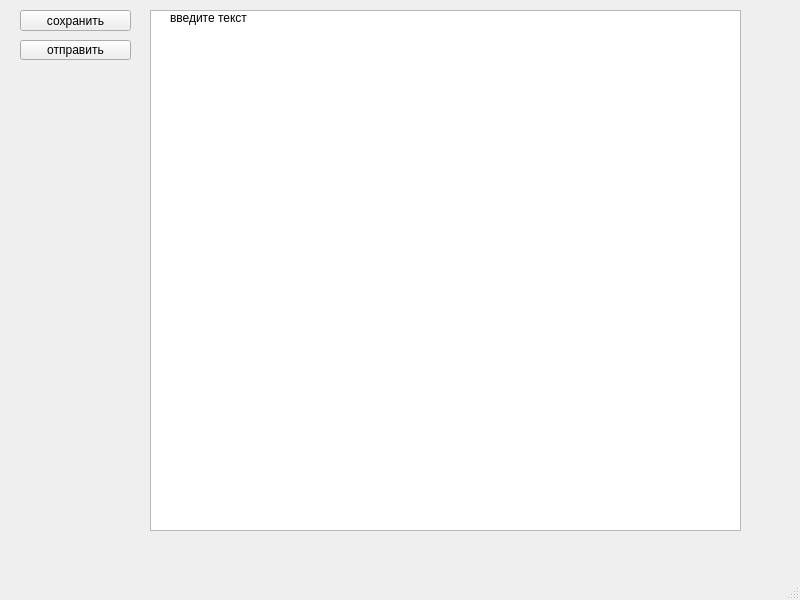
<?xml version="1.0" encoding="UTF-8"?>
<ui version="4.0">
 <class>MainWindow</class>
 <widget class="QMainWindow" name="MainWindow">
  <property name="geometry">
   <rect>
    <x>0</x>
    <y>0</y>
    <width>800</width>
    <height>600</height>
   </rect>
  </property>
  <property name="windowTitle">
   <string>MainWindow</string>
  </property>
  <widget class="QWidget" name="centralwidget">
   <widget class="QTextEdit" name="CodeConsole">
    <property name="geometry">
     <rect>
      <x>150</x>
      <y>10</y>
      <width>591</width>
      <height>521</height>
     </rect>
    </property>
   </widget>
   <widget class="QPushButton" name="savebutton">
    <property name="geometry">
     <rect>
      <x>20</x>
      <y>10</y>
      <width>111</width>
      <height>21</height>
     </rect>
    </property>
    <property name="styleSheet">
     <string notr="true">button-color:(0, 85, 0);
font: 500 italic 11pt &quot;Source Code Pro&quot;;</string>
    </property>
    <property name="text">
     <string>сохранить</string>
    </property>
   </widget>
   <widget class="QPushButton" name="shareitbutton">
    <property name="geometry">
     <rect>
      <x>20</x>
      <y>40</y>
      <width>111</width>
      <height>20</height>
     </rect>
    </property>
    <property name="styleSheet">
     <string notr="true">button-color:rgb(1, 85, 0)</string>
    </property>
    <property name="text">
     <string>отправить</string>
    </property>
   </widget>
   <widget class="QLabel" name="label">
    <property name="geometry">
     <rect>
      <x>170</x>
      <y>10</y>
      <width>121</width>
      <height>16</height>
     </rect>
    </property>
    <property name="styleSheet">
     <string notr="true">font: 500 italic 11pt &quot;Source Code Pro&quot;;
font-color: greenrgb(100, 85, 55);</string>
    </property>
    <property name="text">
     <string>введите текст</string>
    </property>
   </widget>
  </widget>
  <widget class="QMenuBar" name="menubar">
   <property name="geometry">
    <rect>
     <x>0</x>
     <y>0</y>
     <width>800</width>
     <height>21</height>
    </rect>
   </property>
  </widget>
  <widget class="QStatusBar" name="statusbar"/>
 </widget>
 <resources/>
 <connections/>
</ui>
